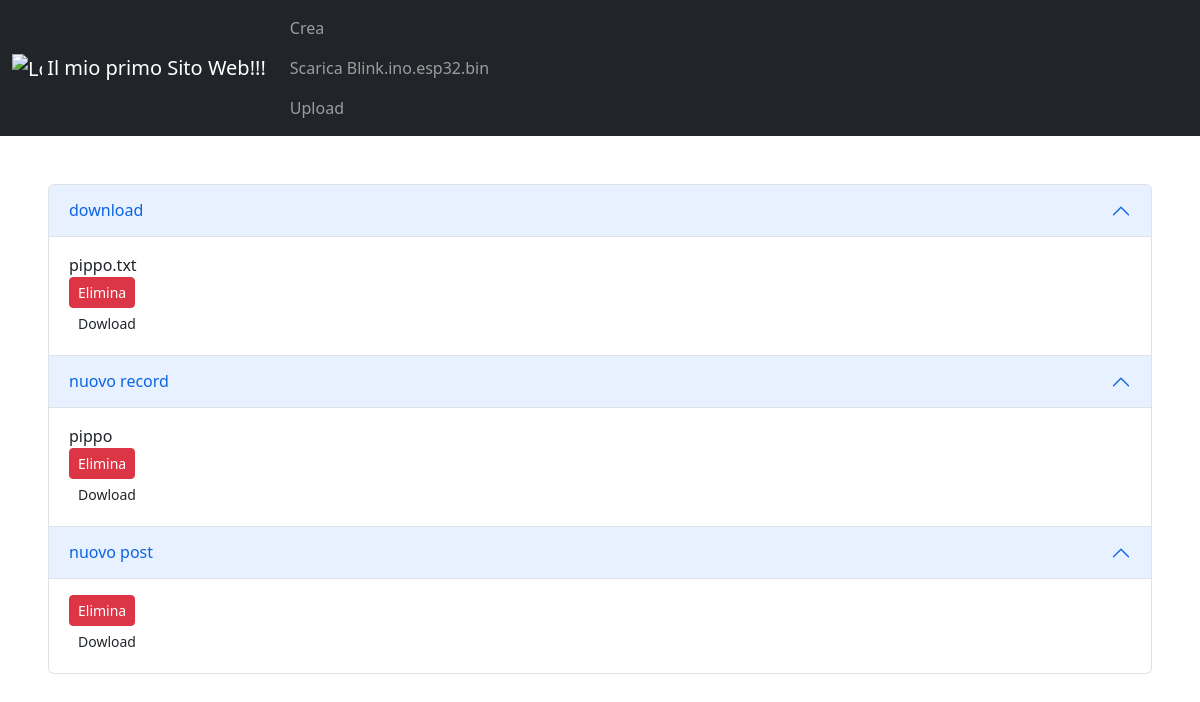
Before: / with the older database file.
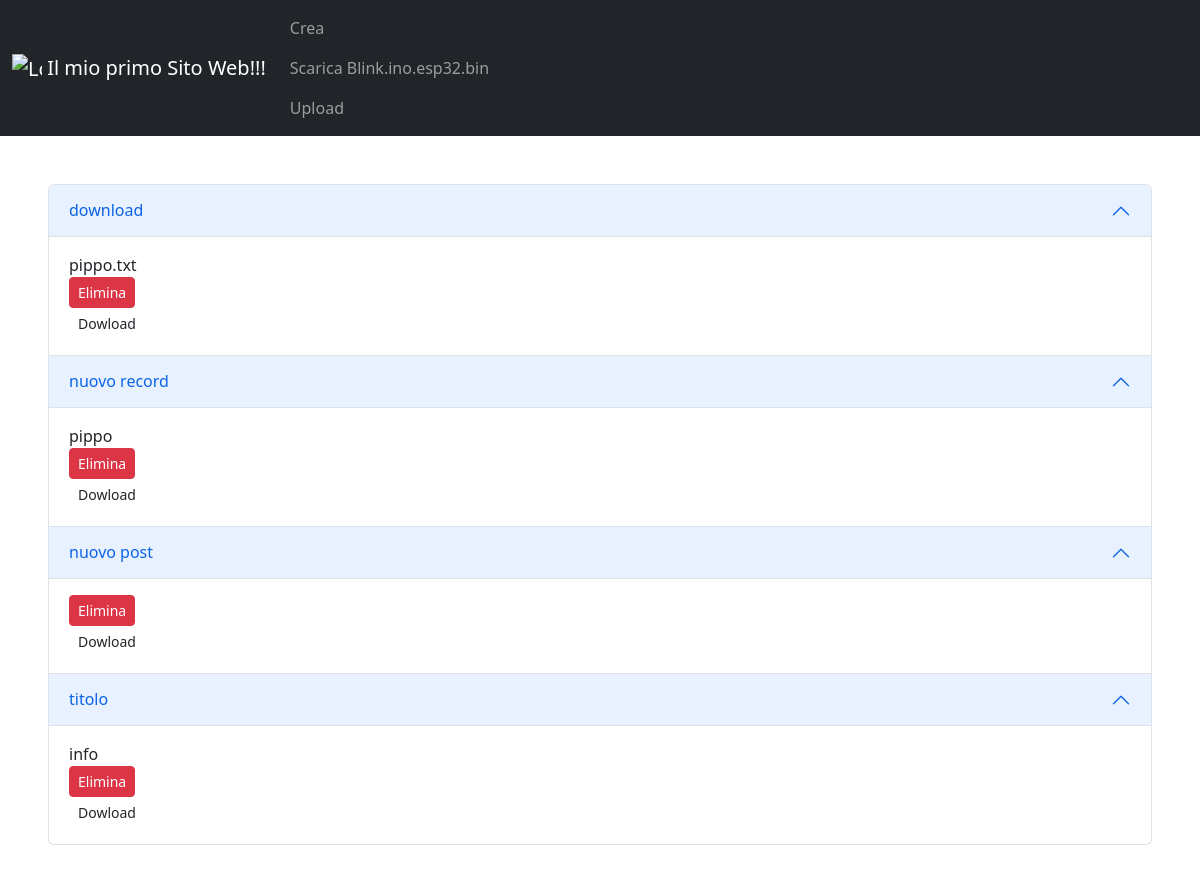
After: the same page with the newer database file.
### tables this page shows
CREATE TABLE Posts (
    id INTEGER PRIMARY KEY AUTOINCREMENT,
    titolo TEXT,
    info TEXT,
    dacanc TEXT
);

### main.py (the view)
@app.route('/')
def index():
    connection = sqlite3.connect(DataBasePath)
    connection.row_factory = sqlite3.Row
    posts = connection.execute('SELECT * FROM Posts').fetchall()
    connection.close()
    return render_template('Index.html', posts=posts)

### templates/Index.html (shortened to what this page needs)
<!doctype html>
<html lang="en">
  <head>
    <link href="https://cdn.jsdelivr.net/npm/bootstrap@5.2.2/dist/css/bootstrap.min.css" rel="stylesheet">
  </head>
  <body>
    <nav class="navbar navbar-expand-lg navbar-dark bg-dark">
      <div class="container-fluid">
        <a class="navbar-brand" href="/">
          <img src="https://cdn-icons-png.flaticon.com/512/3388/3388607.png" alt="Logo"
               width="30" height="30" class="d-inline-block align-text-top">
          Il mio primo Sito Web!!!
        </a>
        <div class="collapse navbar-collapse" id="navbarNav">
          <ul class="navbar-nav">
            <li class="nav-item">
              <a class="nav-link" href="/create">Crea</a>
              <a class="nav-link" href="/StaticFiles/Blink.ino.esp32.bin">Scarica Blink.ino.esp32.bin</a>
              <a class="nav-link" href="{{ url_for('upload_file') }}">Upload</a>
            </li>
          </ul>
        </div>
      </div>
    </nav>
<div class="accordion m-5" id="accordionExample">
  {% for post in posts %}
    <div class="accordion-item">
    <h2 class="accordion-header" id="headingOne">
      <button class="accordion-button" type="button" data-bs-toggle="collapse" data-bs-target="#collapseOne" aria-expanded="true" aria-controls="collapseOne">
        {{post.titolo}}
      </button>
    </h2>
    <div id="collapseOne" class="accordion-collapse collapse show" aria-labelledby="headingOne" data-bs-parent="#accordionExample">
      <div class="accordion-body">
        {{post.info}}
       <form action="{{post.id}}/delete" method="POST">
          <button type="Elimina" class="btn btn-danger btn-sm m-2y">Elimina</button>
        </form>
        <form action="{{post.id}}/download" method="POST">
          <button type="Elimina" class="btn btn-sm m-2y">Dowload</button>
        </form>
      </div>
    </div>
  </div>
  {% endfor %}
</div>
  </body>
</html>

Changed rows visible on the page:
added Posts: titolo "titolo", info "info"
